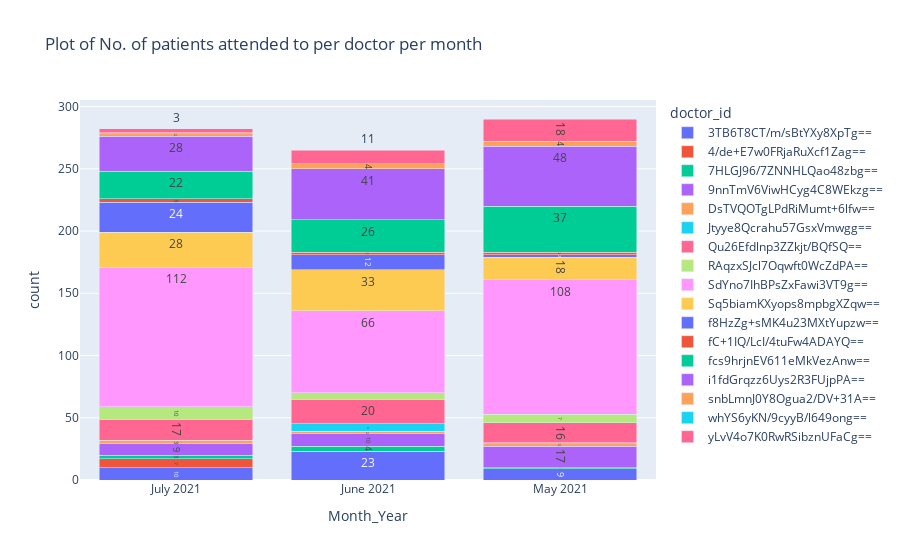

This figure's notebook cell:
### Code cell
fig = px.bar(patient_df_group, x="Month_Year", y="count", color="doctor_id",  
            hover_data=["count","Month_Year","doctor_id"], barmode = 'stack', text_auto="count",title="Plot of No. of patients attended to per doctor per month") 

fig.show()

### Figure 1 — Plotly figure (JSON) as saved in the notebook; plotly's stock layout.template omitted (floating-point values rounded to 4 significant figures)
{"data": [{"alignmentgroup": "True", "customdata": [["3TB6T8CT/m/sBtYXy8XpTg=="], ["3TB6T8CT/m/sBtYXy8XpTg=="], ["3TB6T8CT/m/sBtYXy8XpTg=="]], "hovertemplate": "doctor_id=%{customdata[0]}<br>Month_Year=%{x}<br>count=%{y}<extra></extra>", "legendgroup": "3TB6T8CT/m/sBtYXy8XpTg==", "marker": {"color": "#636efa", "pattern": {"shape": ""}}, "name": "3TB6T8CT/m/sBtYXy8XpTg==", "offsetgroup": "3TB6T8CT/m/sBtYXy8XpTg==", "orientation": "v", "showlegend": true, "textposition": "auto", "texttemplate": "%{y:count}", "type": "bar", "x": ["July 2021", "June 2021", "May 2021"], "xaxis": "x", "y": [10, 23, 9], "yaxis": "y"}, {"alignmentgroup": "True", "customdata": [["4/de+E7w0FRjaRuXcf1Zag=="]], "hovertemplate": "doctor_id=%{customdata[0]}<br>Month_Year=%{x}<br>count=%{y}<extra></extra>", "legendgroup": "4/de+E7w0FRjaRuXcf1Zag==", "marker": {"color": "#EF553B", "pattern": {"shape": ""}}, "name": "4/de+E7w0FRjaRuXcf1Zag==", "offsetgroup": "4/de+E7w0FRjaRuXcf1Zag==", "orientation": "v", "showlegend": true, "textposition": "auto", "texttemplate": "%{y:count}", "type": "bar", "x": ["July 2021"], "xaxis": "x", "y": [7], "yaxis": "y"}, {"alignmentgroup": "True", "customdata": [["7HLGJ96/7ZNNHLQao48zbg=="], ["7HLGJ96/7ZNNHLQao48zbg=="], ["7HLGJ96/7ZNNHLQao48zbg=="]], "hovertemplate": "doctor_id=%{customdata[0]}<br>Month_Year=%{x}<br>count=%{y}<extra></extra>", "legendgroup": "7HLGJ96/7ZNNHLQao48zbg==", "marker": {"color": "#00cc96", "pattern": {"shape": ""}}, "name": "7HLGJ96/7ZNNHLQao48zbg==", "offsetgroup": "7HLGJ96/7ZNNHLQao48zbg==", "orientation": "v", "showlegend": true, "textposition": "auto", "texttemplate": "%{y:count}", "type": "bar", "x": ["July 2021", "June 2021", "May 2021"], "xaxis": "x", "y": [3, 4, 1], "yaxis": "y"}, {"alignmentgroup": "True", "customdata": [["9nnTmV6ViwHCyg4C8WEkzg=="], ["9nnTmV6ViwHCyg4C8WEkzg=="], ["9nnTmV6ViwHCyg4C8WEkzg=="]], "hovertemplate": "doctor_id=%{customdata[0]}<br>Month_Year=%{x}<br>count=%{y}<extra></extra>", "legendgroup": "9nnTmV6ViwHCyg4C8WEkzg==", "marker": {"color": "#ab63fa", "pattern": {"shape": ""}}, "name": "9nnTmV6ViwHCyg4C8WEkzg==", "offsetgroup": "9nnTmV6ViwHCyg4C8WEkzg==", "orientation": "v", "showlegend": true, "textposition": "auto", "texttemplate": "%{y:count}", "type": "bar", "x": ["July 2021", "June 2021", "May 2021"], "xaxis": "x", "y": [9, 10, 17], "yaxis": "y"}, {"alignmentgroup": "True", "customdata": [["DsTVQOTgLPdRiMumt+6lfw=="], ["DsTVQOTgLPdRiMumt+6lfw=="], ["DsTVQOTgLPdRiMumt+6lfw=="]], "hovertemplate": "doctor_id=%{customdata[0]}<br>Month_Year=%{x}<br>count=%{y}<extra></extra>", "legendgroup": "DsTVQOTgLPdRiMumt+6lfw==", "marker": {"color": "#FFA15A", "pattern": {"shape": ""}}, "name": "DsTVQOTgLPdRiMumt+6lfw==", "offsetgroup": "DsTVQOTgLPdRiMumt+6lfw==", "orientation": "v", "showlegend": true, "textposition": "auto", "texttemplate": "%{y:count}", "type": "bar", "x": ["July 2021", "June 2021", "May 2021"], "xaxis": "x", "y": [3, 2, 2], "yaxis": "y"}, {"alignmentgroup": "True", "customdata": [["Jtyye8Qcrahu57GsxVmwgg=="], ["Jtyye8Qcrahu57GsxVmwgg=="]], "hovertemplate": "doctor_id=%{customdata[0]}<br>Month_Year=%{x}<br>count=%{y}<extra></extra>", "legendgroup": "Jtyye8Qcrahu57GsxVmwgg==", "marker": {"color": "#19d3f3", "pattern": {"shape": ""}}, "name": "Jtyye8Qcrahu57GsxVmwgg==", "offsetgroup": "Jtyye8Qcrahu57GsxVmwgg==", "orientation": "v", "showlegend": true, "textposition": "auto", "texttemplate": "%{y:count}", "type": "bar", "x": ["June 2021", "May 2021"], "xaxis": "x", "y": [6, 1], "yaxis": "y"}, {"alignmentgroup": "True", "customdata": [["Qu26Efdlnp3ZZkjt/BQfSQ=="], ["Qu26Efdlnp3ZZkjt/BQfSQ=="], ["Qu26Efdlnp3ZZkjt/BQfSQ=="]], "hovertemplate": "doctor_id=%{customdata[0]}<br>Month_Year=%{x}<br>count=%{y}<extra></extra>", "legendgroup": "Qu26Efdlnp3ZZkjt/BQfSQ==", "marker": {"color": "#FF6692", "pattern": {"shape": ""}}, "name": "Qu26Efdlnp3ZZkjt/BQfSQ==", "offsetgroup": "Qu26Efdlnp3ZZkjt/BQfSQ==", "orientation": "v", "showlegend": true, "textposition": "auto", "texttemplate": "%{y:count}", "type": "bar", "x": ["July 2021", "June 2021", "May 2021"], "xaxis": "x", "y": [17, 20, 16], "yaxis": "y"}, {"alignmentgroup": "True", "customdata": [["RAqzxSJcl7Oqwft0WcZdPA=="], ["RAqzxSJcl7Oqwft0WcZdPA=="], ["RAqzxSJcl7Oqwft0WcZdPA=="]], "hovertemplate": "doctor_id=%{customdata[0]}<br>Month_Year=%{x}<br>count=%{y}<extra></extra>", "legendgroup": "RAqzxSJcl7Oqwft0WcZdPA==", "marker": {"color": "#B6E880", "pattern": {"shape": ""}}, "name": "RAqzxSJcl7Oqwft0WcZdPA==", "offsetgroup": "RAqzxSJcl7Oqwft0WcZdPA==", "orientation": "v", "showlegend": true, "textposition": "auto", "texttemplate": "%{y:count}", "type": "bar", "x": ["July 2021", "June 2021", "May 2021"], "xaxis": "x", "y": [10, 5, 7], "yaxis": "y"}, {"alignmentgroup": "True", "customdata": [["SdYno7IhBPsZxFawi3VT9g=="], ["SdYno7IhBPsZxFawi3VT9g=="], ["SdYno7IhBPsZxFawi3VT9g=="]], "hovertemplate": "doctor_id=%{customdata[0]}<br>Month_Year=%{x}<br>count=%{y}<extra></extra>", "legendgroup": "SdYno7IhBPsZxFawi3VT9g==", "marker": {"color": "#FF97FF", "pattern": {"shape": ""}}, "name": "SdYno7IhBPsZxFawi3VT9g==", "offsetgroup": "SdYno7IhBPsZxFawi3VT9g==", "orientation": "v", "showlegend": true, "textposition": "auto", "texttemplate": "%{y:count}", "type": "bar", "x": ["July 2021", "June 2021", "May 2021"], "xaxis": "x", "y": [112, 66, 108], "yaxis": "y"}, {"alignmentgroup": "True", "customdata": [["Sq5biamKXyops8mpbgXZqw=="], ["Sq5biamKXyops8mpbgXZqw=="], ["Sq5biamKXyops8mpbgXZqw=="]], "hovertemplate": "doctor_id=%{customdata[0]}<br>Month_Year=%{x}<br>count=%{y}<extra></extra>", "legendgroup": "Sq5biamKXyops8mpbgXZqw==", "marker": {"color": "#FECB52", "pattern": {"shape": ""}}, "name": "Sq5biamKXyops8mpbgXZqw==", "offsetgroup": "Sq5biamKXyops8mpbgXZqw==", "orientation": "v", "showlegend": true, "textposition": "auto", "texttemplate": "%{y:count}", "type": "bar", "x": ["July 2021", "June 2021", "May 2021"], "xaxis": "x", "y": [28, 33, 18], "yaxis": "y"}, {"alignmentgroup": "True", "customdata": [["f8HzZg+sMK4u23MXtYupzw=="], ["f8HzZg+sMK4u23MXtYupzw=="], ["f8HzZg+sMK4u23MXtYupzw=="]], "hovertemplate": "doctor_id=%{customdata[0]}<br>Month_Year=%{x}<br>count=%{y}<extra></extra>", "legendgroup": "f8HzZg+sMK4u23MXtYupzw==", "marker": {"color": "#636efa", "pattern": {"shape": ""}}, "name": "f8HzZg+sMK4u23MXtYupzw==", "offsetgroup": "f8HzZg+sMK4u23MXtYupzw==", "orientation": "v", "showlegend": true, "textposition": "auto", "texttemplate": "%{y:count}", "type": "bar", "x": ["July 2021", "June 2021", "May 2021"], "xaxis": "x", "y": [24, 12, 2], "yaxis": "y"}, {"alignmentgroup": "True", "customdata": [["fC+1IQ/LcI/4tuFw4ADAYQ=="], ["fC+1IQ/LcI/4tuFw4ADAYQ=="], ["fC+1IQ/LcI/4tuFw4ADAYQ=="]], "hovertemplate": "doctor_id=%{customdata[0]}<br>Month_Year=%{x}<br>count=%{y}<extra></extra>", "legendgroup": "fC+1IQ/LcI/4tuFw4ADAYQ==", "marker": {"color": "#EF553B", "pattern": {"shape": ""}}, "name": "fC+1IQ/LcI/4tuFw4ADAYQ==", "offsetgroup": "fC+1IQ/LcI/4tuFw4ADAYQ==", "orientation": "v", "showlegend": true, "textposition": "auto", "texttemplate": "%{y:count}", "type": "bar", "x": ["July 2021", "June 2021", "May 2021"], "xaxis": "x", "y": [3, 2, 2], "yaxis": "y"}, {"alignmentgroup": "True", "customdata": [["fcs9hrjnEV611eMkVezAnw=="], ["fcs9hrjnEV611eMkVezAnw=="], ["fcs9hrjnEV611eMkVezAnw=="]], "hovertemplate": "doctor_id=%{customdata[0]}<br>Month_Year=%{x}<br>count=%{y}<extra></extra>", "legendgroup": "fcs9hrjnEV611eMkVezAnw==", "marker": {"color": "#00cc96", "pattern": {"shape": ""}}, "name": "fcs9hrjnEV611eMkVezAnw==", "offsetgroup": "fcs9hrjnEV611eMkVezAnw==", "orientation": "v", "showlegend": true, "textposition": "auto", "texttemplate": "%{y:count}", "type": "bar", "x": ["July 2021", "June 2021", "May 2021"], "xaxis": "x", "y": [22, 26, 37], "yaxis": "y"}, {"alignmentgroup": "True", "customdata": [["i1fdGrqzz6Uys2R3FUjpPA=="], ["i1fdGrqzz6Uys2R3FUjpPA=="], ["i1fdGrqzz6Uys2R3FUjpPA=="]], "hovertemplate": "doctor_id=%{customdata[0]}<br>Month_Year=%{x}<br>count=%{y}<extra></extra>", "legendgroup": "i1fdGrqzz6Uys2R3FUjpPA==", "marker": {"color": "#ab63fa", "pattern": {"shape": ""}}, "name": "i1fdGrqzz6Uys2R3FUjpPA==", "offsetgroup": "i1fdGrqzz6Uys2R3FUjpPA==", "orientation": "v", "showlegend": true, "textposition": "auto", "texttemplate": "%{y:count}", "type": "bar", "x": ["July 2021", "June 2021", "May 2021"], "xaxis": "x", "y": [28, 41, 48], "yaxis": "y"}, {"alignmentgroup": "True", "customdata": [["snbLmnJ0Y8Ogua2/DV+31A=="], ["snbLmnJ0Y8Ogua2/DV+31A=="], ["snbLmnJ0Y8Ogua2/DV+31A=="]], "hovertemplate": "doctor_id=%{customdata[0]}<br>Month_Year=%{x}<br>count=%{y}<extra></extra>", "legendgroup": "snbLmnJ0Y8Ogua2/DV+31A==", "marker": {"color": "#FFA15A", "pattern": {"shape": ""}}, "name": "snbLmnJ0Y8Ogua2/DV+31A==", "offsetgroup": "snbLmnJ0Y8Ogua2/DV+31A==", "orientation": "v", "showlegend": true, "textposition": "auto", "texttemplate": "%{y:count}", "type": "bar", "x": ["July 2021", "June 2021", "May 2021"], "xaxis": "x", "y": [2, 4, 4], "yaxis": "y"}, {"alignmentgroup": "True", "customdata": [["whYS6yKN/9cyyB/l649ong=="]], "hovertemplate": "doctor_id=%{customdata[0]}<br>Month_Year=%{x}<br>count=%{y}<extra></extra>", "legendgroup": "whYS6yKN/9cyyB/l649ong==", "marker": {"color": "#19d3f3", "pattern": {"shape": ""}}, "name": "whYS6yKN/9cyyB/l649ong==", "offsetgroup": "whYS6yKN/9cyyB/l649ong==", "orientation": "v", "showlegend": true, "textposition": "auto", "texttemplate": "%{y:count}", "type": "bar", "x": ["July 2021"], "xaxis": "x", "y": [1], "yaxis": "y"}, {"alignmentgroup": "True", "customdata": [["yLvV4o7K0RwRSibznUFaCg=="], ["yLvV4o7K0RwRSibznUFaCg=="], ["yLvV4o7K0RwRSibznUFaCg=="]], "hovertemplate": "doctor_id=%{customdata[0]}<br>Month_Year=%{x}<br>count=%{y}<extra></extra>", "legendgroup": "yLvV4o7K0RwRSibznUFaCg==", "marker": {"color": "#FF6692", "pattern": {"shape": ""}}, "name": "yLvV4o7K0RwRSibznUFaCg==", "offsetgroup": "yLvV4o7K0RwRSibznUFaCg==", "orientation": "v", "showlegend": true, "textposition": "auto", "texttemplate": "%{y:count}", "type": "bar", "x": ["July 2021", "June 2021", "May 2021"], "xaxis": "x", "y": [3, 11, 18], "yaxis": "y"}], "layout": {"barmode": "stack", "legend": {"title": {"text": "doctor_id"}, "tracegroupgap": 0}, "title": {"text": "Plot of No. of patients attended to per doctor per month"}, "xaxis": {"anchor": "y", "domain": [0, 1], "title": {"text": "Month_Year"}}, "yaxis": {"anchor": "x", "domain": [0, 1], "title": {"text": "count"}}}}
